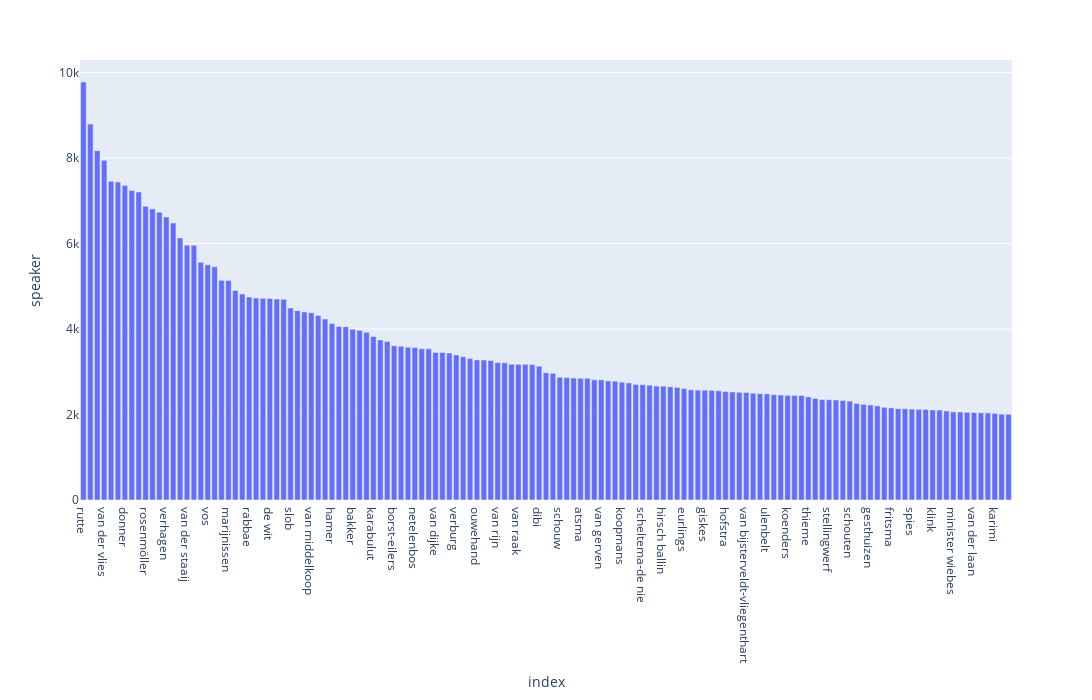

The code cell stored with this chart in its notebook:
### Code cell
fig = px.bar(sprekers.query('speaker > 2000'), x= "index", y = "speaker", width = 1500, height=700)
fig

### Figure 1 — Plotly figure (JSON) as saved in the notebook; plotly's stock layout.template omitted (floating-point values rounded to 4 significant figures; data arrays with more than 128 entries replaced by an {"elided": "..."} marker saying what was removed)
{"data": [{"alignmentgroup": "True", "hovertemplate": "index=%{x}<br>speaker=%{y}<extra></extra>", "legendgroup": "", "marker": {"color": "#636efa"}, "name": "", "offsetgroup": "", "orientation": "v", "showlegend": false, "textposition": "auto", "type": "bar", "x": {"elided": "135 str values"}, "xaxis": "x", "y": {"elided": "135 int values"}, "yaxis": "y"}], "layout": {"barmode": "relative", "height": 700, "legend": {"tracegroupgap": 0}, "margin": {"t": 60}, "width": 1500, "xaxis": {"anchor": "y", "domain": [0, 1], "title": {"text": "index"}}, "yaxis": {"anchor": "x", "domain": [0, 1], "title": {"text": "speaker"}}}}
